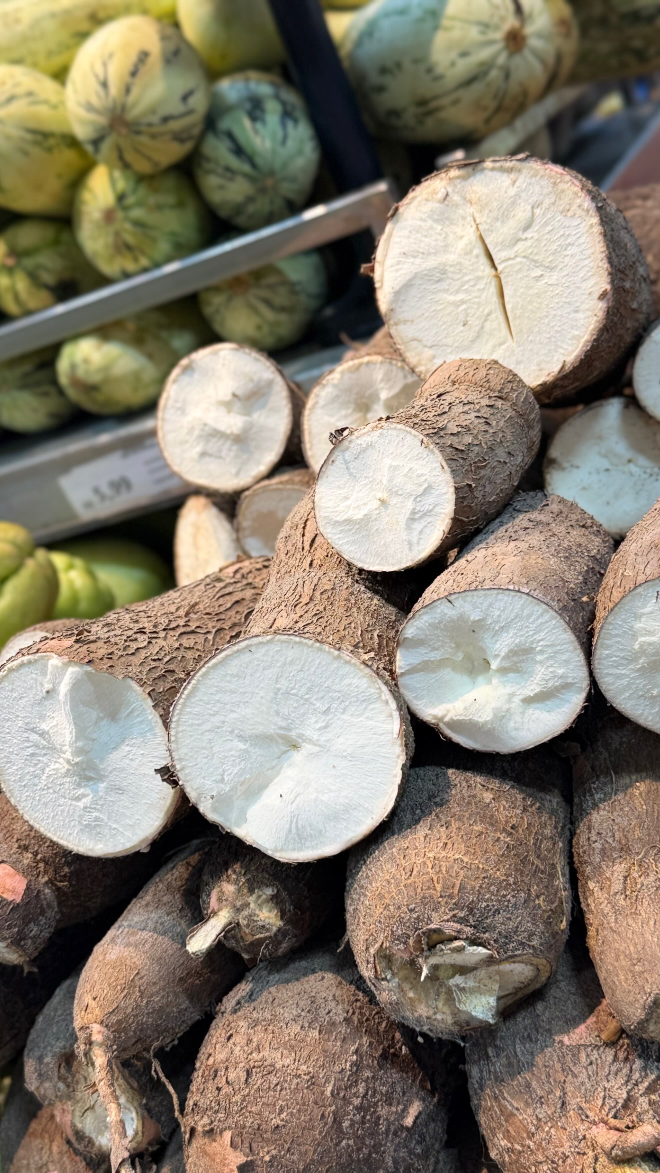
#> input picture data/pages/story_miramarsupermercado_3942498524070799568.jpg, 1320 x 2346 px, given in place of story_miramarsupermercado_3957782811390174014.jpg, which was not available (shown at 1/2 size)
$ python _crop_w0806b.py
#> lines starting #> are read from the running program, lines starting #| are printed output that depends on the picture
from PIL import Image
import os

base = 'data/pages'
jobs = [
    ('3957782811390174014', 0.60, 0.36, 0.98, 0.54, 'chuchu'),
    ('3957801333444952245', 0.28, 0.36, 0.88, 0.60, 'mamao'),
    ('3957783695259477698', 0.00, 0.02, 0.48, 0.22, 'ameixa'),
    ('3957802063565438500', 0.40, 0.30, 0.75, 0.55, 'melao479'),
]
out = 'data/_extract'
for sc, x0, y0, x1, y1, tag in jobs:
    p = os.path.join(base, f'story_miramarsupermercado_{sc}.jpg')
    im = Image.open(p)
#> im is the input picture: PIL image 1320x2346 RGB; mean R, G, B 134.1, 124.6, 109.1
    w, h = im.size
#> w = 1320; h = 2346
    box = (int(x0*w), int(y0*h), int(x1*w), int(y1*h))
#> box = (792, 844, 1293, 1266)
    c = im.crop(box).resize((int((box[2]-box[0])*2), int((box[3]-box[1])*2)))
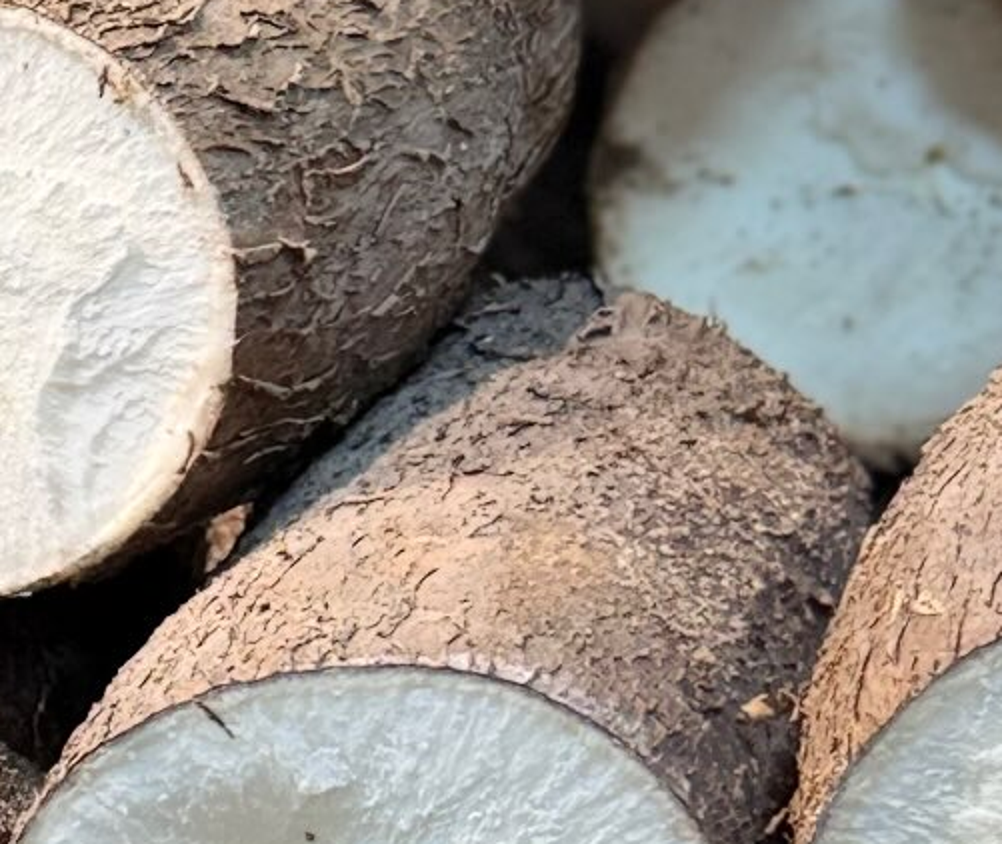
#> c: PIL image 1002x844 RGB; mean R, G, B 150.8, 142.7, 135.1
    o = os.path.join(out, f'_crop_{tag}.png')
    c.save(o)
    print(o, im.size)
#| data/_extract/_crop_chuchu.png (1320, 2346)
#> pass 2 of the loop `for sc, x0, y0, x1, y1, tag in jobs:`:
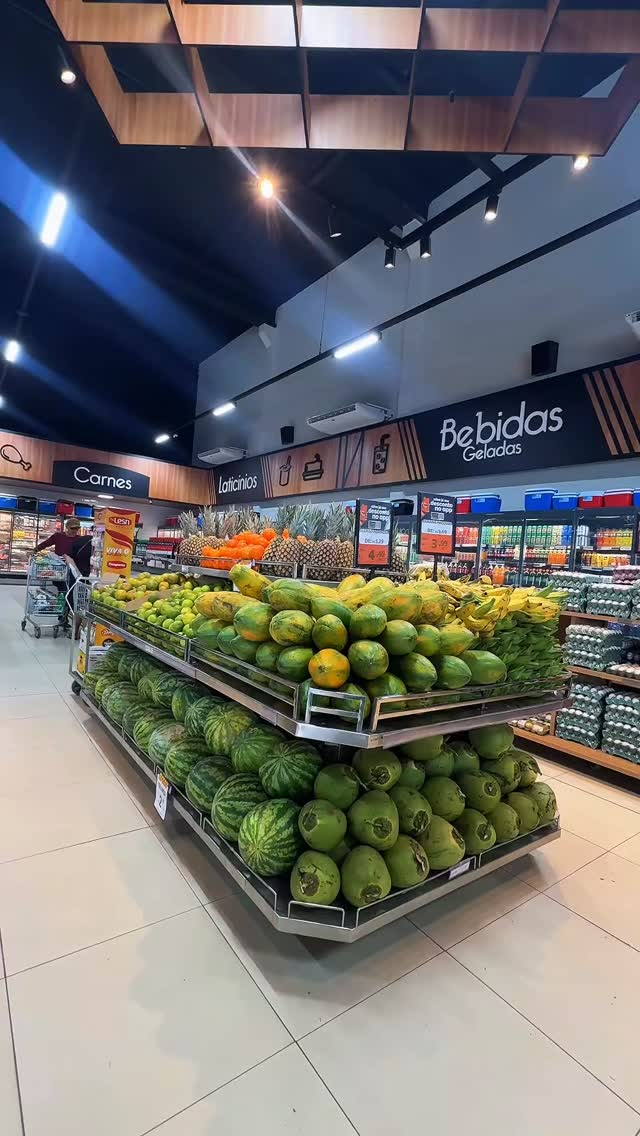
#> input picture data/pages/story_miramarsupermercado_3947621436580947571.jpg, 640 x 1136 px, given in place of story_miramarsupermercado_3957801333444952245.jpg, which was not available
#> im is the input picture: PIL image 640x1136 RGB; mean R, G, B 110.6, 110.3, 109
#> `c = im.crop(box).resize((int((box[2]-box[0])*2), int((box[3]-box[1])*2..`:
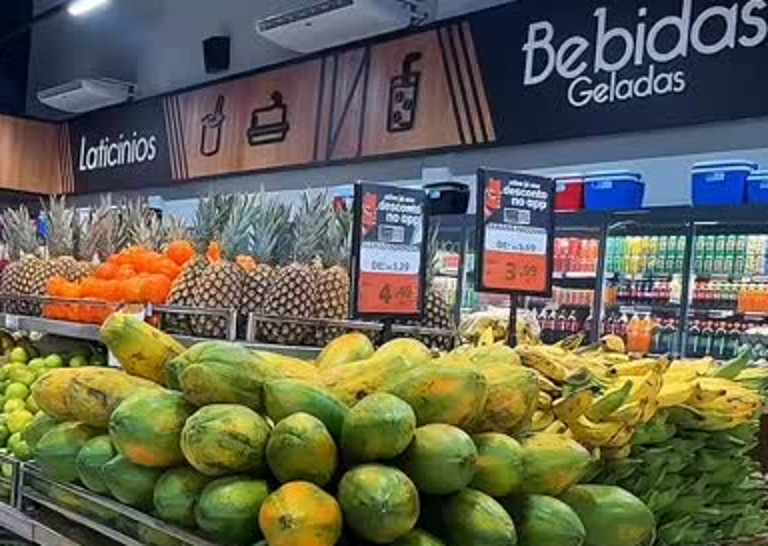
#> c: PIL image 768x546 RGB; mean R, G, B 101.5, 100.5, 82.3
#| data/_extract/_crop_mamao.png (640, 1136)
#> (the run stopped early here; a loop or call above may not have finished)
